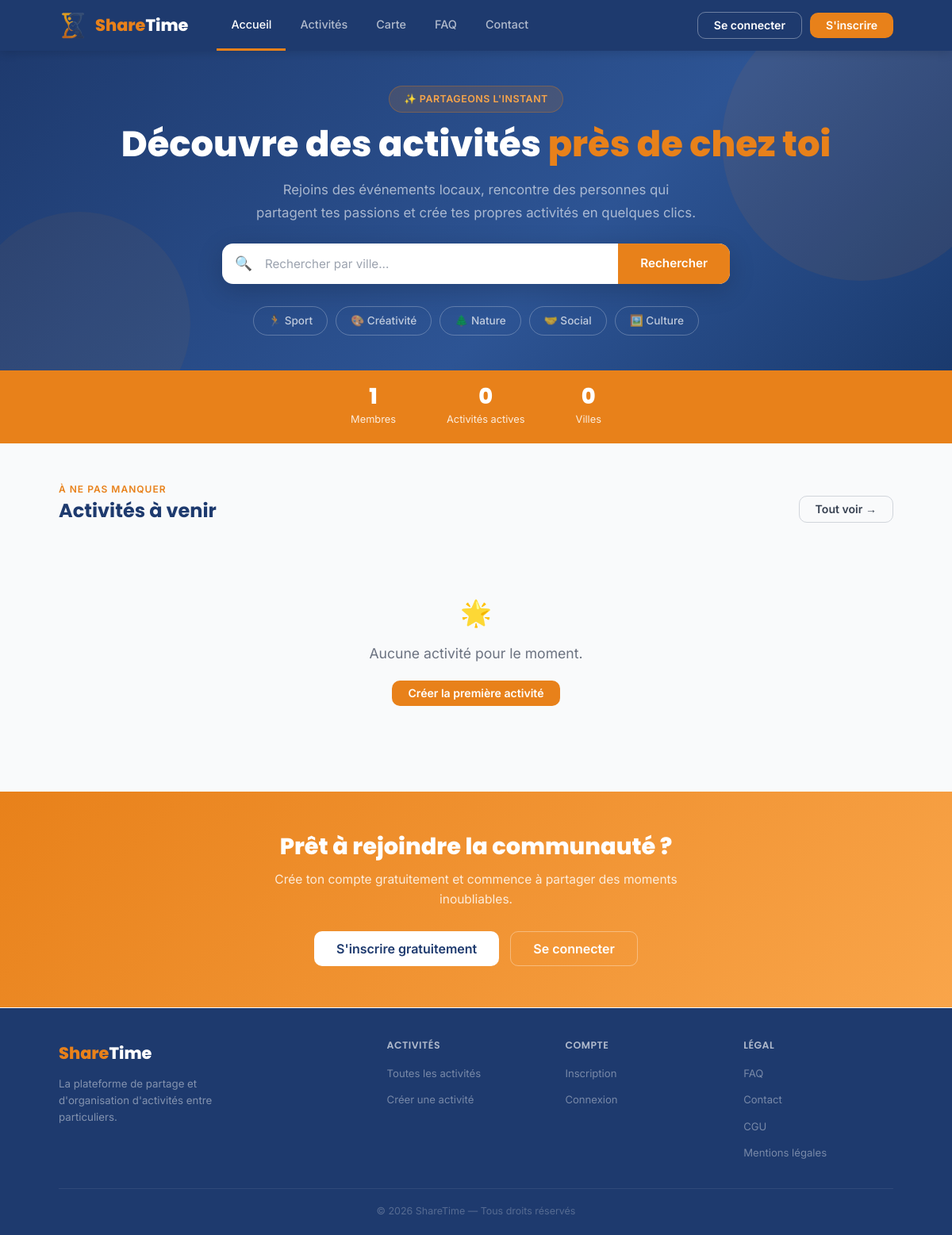
The app's page /public/index.php, older data.
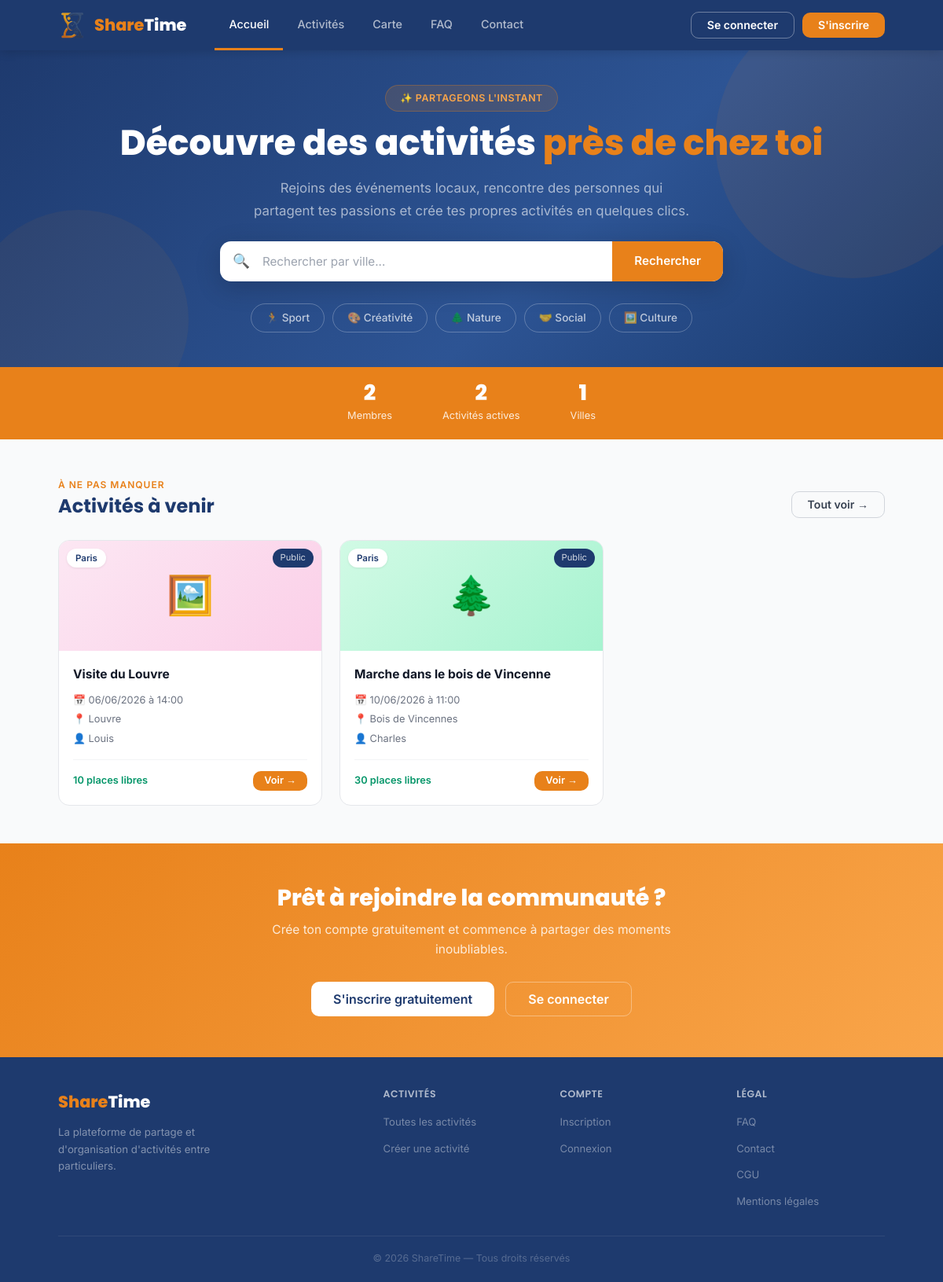
The same page, newer data.
### tables this page shows
CREATE TABLE `activities` (
  `idactivities` int(11) NOT NULL,
  `creator_id` int(11) NOT NULL,
  `title` varchar(150) NOT NULL,
  `description` text NOT NULL,
  `photo` varchar(255) DEFAULT NULL,
  `location` varchar(255) DEFAULT NULL,
  `city` varchar(100) DEFAULT NULL,
  `start_time` datetime NOT NULL,
  `end_time` datetime NOT NULL,
  `max_participants` int(11) NOT NULL,
  `visibility` enum('publique','privee') DEFAULT 'publique',
  `category` varchar(20) NOT NULL DEFAULT 'autre',
  `status` enum('active','annulee','terminee','en_cours') DEFAULT 'active',
  `liste_attente_active` tinyint(1) DEFAULT 0,
  `rappel_actif` tinyint(1) DEFAULT 0,
  `conditions` text DEFAULT NULL,
  `created_at` datetime DEFAULT current_timestamp(),
  `latitude` decimal(10,7) DEFAULT NULL,
  `longitude` decimal(10,7) DEFAULT NULL
);

CREATE TABLE `users` (
  `idusers` int(11) NOT NULL,
  `nom` varchar(100) NOT NULL,
  `prenom` varchar(100) NOT NULL,
  `pseudo` varchar(50) DEFAULT NULL,
  `email` varchar(150) NOT NULL,
  `email_verified` tinyint(1) NOT NULL DEFAULT 0,
  `mot_de_passe` varchar(255) NOT NULL,
  `ville` varchar(100) DEFAULT NULL,
  `bio` text DEFAULT NULL,
  `photo_profil` varchar(255) DEFAULT NULL,
  `note_moyenne` float DEFAULT 0,
  `role` enum('utilisateur','admin','superadmin') NOT NULL DEFAULT 'utilisateur',
  `is_banned` tinyint(1) NOT NULL DEFAULT 0,
  `date_naissance` date DEFAULT NULL,
  `cgu_acceptees` tinyint(1) NOT NULL DEFAULT 0,
  `cgu_version` varchar(20) DEFAULT NULL,
  `date_creation` datetime DEFAULT current_timestamp()
);

### app/models/Activity.php (called while the page is built, shortened)
<?php
class Activity {
    private $pdo;
    public function __construct($pdo) {
        $this->pdo = $pdo;
    }
    public function getAll($city = '', $user_id = null, $category = '', $status_filter = '', $title = '', $page = 0, $per_page = 0, $exclude_terminated = false) {
        $params = [];
        if ($user_id) {
            $visibility_clause = "(a.visibility = 'publique' OR a.creator_id = :user_id)";
            $params['user_id'] = (int)$user_id;
        } else {
            $visibility_clause = "a.visibility = 'publique'";
        }
        $sql = "SELECT a.*, u.prenom, u.nom, u.pseudo,
                       COALESCE(r_count.nb_inscrits, 0) AS nb_inscrits
                FROM activities a
                JOIN users u ON u.idusers = a.creator_id
                LEFT JOIN (
                    SELECT activity_id, COUNT(*) AS nb_inscrits
                    FROM registrations WHERE status = 'inscrit'
                    GROUP BY activity_id
                ) r_count ON r_count.activity_id = a.idactivities
                WHERE {$visibility_clause}";
        if ($status_filter !== '') {
            $sql .= " AND a.status = :status_filter";
            $params['status_filter'] = $status_filter;
        } elseif ($exclude_terminated) {
            $sql .= " AND a.status != 'terminee'";
        }
        $sql .= " ORDER BY a.start_time ASC";
        if ($per_page > 0 && $page > 0) {
            $offset = ($page - 1) * $per_page;
            $sql .= " LIMIT " . (int)$per_page . " OFFSET " . (int)$offset;
        }
        $stmt = $this->pdo->prepare($sql);
        $stmt->execute($params);
        return $stmt->fetchAll();
    }
}

### public/pages/home.php (the view, shortened to what the rows shown need)
<main>
<section class="hero">
    <div class="container hero-content">
        <h1>Découvre des activités <span>près de chez toi</span></h1>
    </div>
</section>
<section class="section">
    <div class="container">
        <div class="section-header">
            <div>
                <h2 class="section-title">Activités à venir</h2>
            </div>
        </div>
        <?php if (empty($activities)):  ?>
            <div style="text-align:center; padding:60px 0; color:var(--gray-500);">
                <p style="font-size:2rem; margin-bottom:12px;">🌟</p>
                <p style="font-size:1.1rem; margin-bottom:8px;">Aucune activité pour le moment.</p>
                <a href="/sharetime/public/?page=creer" class="btn btn-orange" style="margin-top:12px;">
                    Créer la première activité
                </a>
            </div>
        <?php else: ?>
            <div class="cards-grid">
                <?php
                foreach ($activities as $activity_item):
                    $category_info     = $CATEGORY_MAP[$activity_item['category']] ?? $CATEGORY_MAP['autre'];
                    $available_places  = $activity_item['max_participants'] - $activity_item['nb_inscrits'];
                    $start_datetime    = new DateTime($activity_item['start_time']);
                    $organizer_display_name = $activity_item['pseudo'] ?: $activity_item['prenom'];
                ?>
                <a href="/sharetime/public/?page=detail&id=<?= $activity_item['idactivities'] ?>" class="activity-card">
                    <?php if (!empty($activity_item['photo'])):  ?>
                    <div class="card-image" style="background-image:url('/sharetime/public/uploads/activites/<?= htmlspecialchars($activity_item['photo']) ?>');background-size:cover;background-position:center;">
                    <?php else: ?>
                    <div class="card-image <?= $category_info[1] ?>">
                        <?= $category_info[0] ?>
                    <?php endif; ?>
                        <span class="card-badge"><?= htmlspecialchars($activity_item['city']) ?></span>
                        <span class="card-badge-vis"><?= $activity_item['visibility'] === 'publique' ? 'Public' : 'Privé' ?></span>
                    </div>
                    <div class="card-body">
                        <div class="card-title"><?= htmlspecialchars($activity_item['title']) ?></div>
                        <div class="card-meta">
                            <span>📅 <?= $start_datetime->format('d/m/Y à H:i') ?></span>
                            <span>📍 <?= htmlspecialchars($activity_item['location']) ?></span>
                            <span>👤 <?= htmlspecialchars($organizer_display_name) ?></span>
                        </div>
                        <div class="card-footer">
                            <?php if ($available_places <= 0):  ?>
                                <span class="places-full">Complet</span>
                            <?php elseif ($available_places <= 2):  ?>
                                <span class="places-few"><?= $available_places ?> place(s)</span>
                            <?php else:  ?>
                                <span class="places-ok"><?= $available_places ?> places libres</span>
                            <?php endif; ?>
                            <span class="btn btn-sm btn-orange">Voir →</span>
                        </div>
                    </div>
                </a>
                <?php endforeach;  ?>
            </div>
        <?php endif; ?>
    </div>
</section>
<?php if (!isset($_SESSION['user'])):  ?>
<section class="cta-band">
    <div class="container">
        <h2>Prêt à rejoindre la communauté ?</h2>
    </div>
</section>
<?php endif; ?>
</main>

Row changes from the older to the newer data that the page shows:
added activities: category "🖼️", city "Paris", visibility "Public", title "Visite du Louvre", start_time "06/06/2026 à 14:00", location "Louvre", creator.pseudo "Louis", max_participants "10"
added activities: category "🌲", city "Paris", visibility "Public", title "Marche dans le bois de Vincenne", start_time "10/06/2026 à 11:00", location "Bois de Vincennes", creator.pseudo "Charles", max_participants "30"
Text that changed along with them:
$nb_users: "1" → "2"
$nb_activities: "0" → "2"
$nb_cities: "0" → "1"
text no longer shown: "🌟 Aucune activité pour le moment. Créer la première activité"
